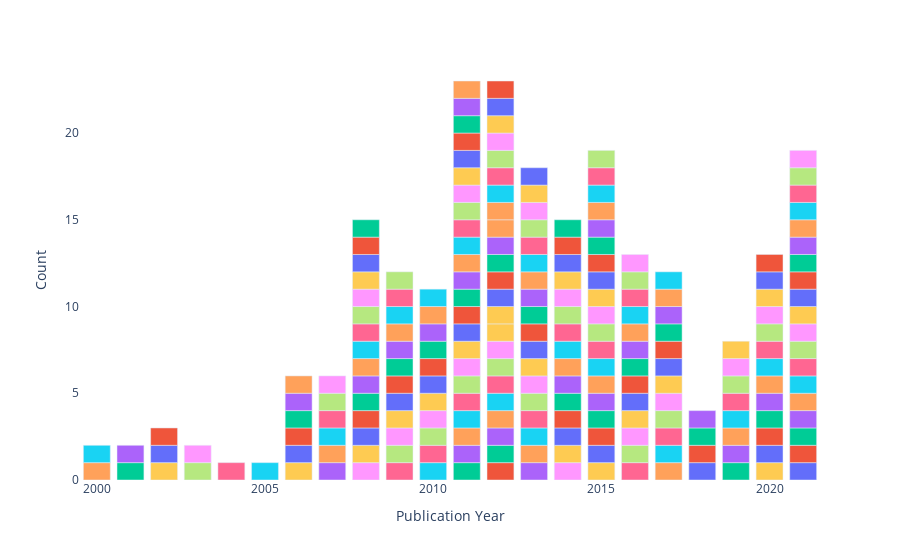

This figure's notebook cell:
### Markdown cell above
## Publications

Publications reported in Scopus as of 01/04/2021. My total number of Scopus publications is 228. Below is a plot of total publications by year where each little rectangle is a publication. Hovering shows complete citation data.

### Code cell
## Create a temporary copy of the dataset and work with that
temp = dat
temp = temp.assign(Count = 1)
temp = temp.rename(columns = {'total' : 'Citations'})

fig = px.bar(temp, x = 'Publication Year', 
                 y = 'Count',
                 color = 'Document Title',
                 hover_data = ['Publication Year', 'Document Title', 'Journal Title', 'Authors', 'Citations'])

fig = fig.update_layout({
    'plot_bgcolor' : 'rgba(0, 0, 0, 0)',
    'paper_bgcolor' : 'rgba(0, 0, 0, 0)'})

fig.update_layout(showlegend=False)

## Static image
#Image(fig.to_image(format="png", width=400, height=250, scale=2))

fig.show()
